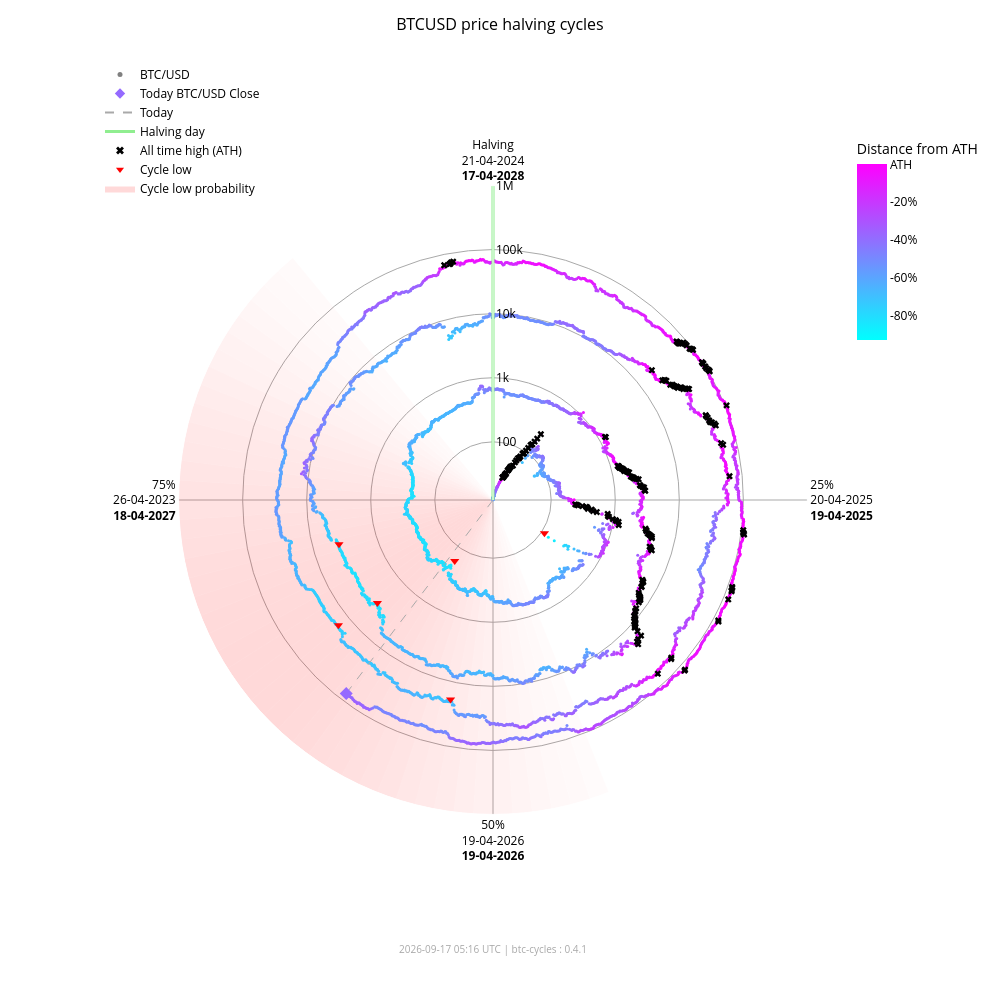

The code cell stored with this chart in its notebook:
### Markdown cell above
### Interactive chart (plotly)

### Code cell
fig_interactive = btc.plot(
    kind="interactive",
    from_date="2012-11-28",
)
# plotly config for interactivity
config = {"scrollZoom": True, "displayModeBar": True}
# display in notebook
fig_interactive.show(config=config)

### Figure 1 — Plotly figure (JSON) as saved in the notebook; plotly's stock layout.template omitted (floating-point values rounded to 4 significant figures; data arrays with more than 128 entries replaced by an {"elided": "..."} marker saying what was removed)
{"data": [{"fill": "toself", "fillcolor": "rgba(255,0,0,0.017168280509461755)", "hoverinfo": "skip", "line": {"width": 0}, "mode": "lines", "r": [12.35, 1000000, 1000000, 12.35, 12.35], "showlegend": false, "theta": [158.4, 158.4, 162.0, 162.0, 158.4], "type": "scatterpolar"}, {"fill": "toself", "fillcolor": "rgba(255,0,0,0.022114794501891175)", "hoverinfo": "skip", "line": {"width": 0}, "mode": "lines", "r": [12.35, 1000000, 1000000, 12.35, 12.35], "showlegend": false, "theta": [162.0, 162.0, 165.6, 165.6, 162.0], "type": "scatterpolar"}, {"fill": "toself", "fillcolor": "rgba(255,0,0,0.02790404259511669)", "hoverinfo": "skip", "line": {"width": 0}, "mode": "lines", "r": [12.35, 1000000, 1000000, 12.35, 12.35], "showlegend": false, "theta": [165.6, 165.6, 169.2, 169.2, 165.6], "type": "scatterpolar"}, {"fill": "toself", "fillcolor": "rgba(255,0,0,0.034518294852420334)", "hoverinfo": "skip", "line": {"width": 0}, "mode": "lines", "r": [12.35, 1000000, 1000000, 12.35, 12.35], "showlegend": false, "theta": [169.2, 169.2, 172.8, 172.8, 169.2], "type": "scatterpolar"}, {"fill": "toself", "fillcolor": "rgba(255,0,0,0.041901979682821514)", "hoverinfo": "skip", "line": {"width": 0}, "mode": "lines", "r": [12.35, 1000000, 1000000, 12.35, 12.35], "showlegend": false, "theta": [172.8, 172.8, 176.4, 176.4, 172.8], "type": "scatterpolar"}, {"fill": "toself", "fillcolor": "rgba(255,0,0,0.04996405861294358)", "hoverinfo": "skip", "line": {"width": 0}, "mode": "lines", "r": [12.35, 1000000, 1000000, 12.35, 12.35], "showlegend": false, "theta": [176.4, 176.4, 180.0, 180.0, 176.4], "type": "scatterpolar"}, {"fill": "toself", "fillcolor": "rgba(255,0,0,0.05858349692240514)", "hoverinfo": "skip", "line": {"width": 0}, "mode": "lines", "r": [12.35, 1000000, 1000000, 12.35, 12.35], "showlegend": false, "theta": [180.0, 180.0, 183.6, 183.6, 180.0], "type": "scatterpolar"}, {"fill": "toself", "fillcolor": "rgba(255,0,0,0.06761662035375064)", "hoverinfo": "skip", "line": {"width": 0}, "mode": "lines", "r": [12.35, 1000000, 1000000, 12.35, 12.35], "showlegend": false, "theta": [183.6, 183.6, 187.2, 187.2, 183.6], "type": "scatterpolar"}, {"fill": "toself", "fillcolor": "rgba(255,0,0,0.07690481219944661)", "hoverinfo": "skip", "line": {"width": 0}, "mode": "lines", "r": [12.35, 1000000, 1000000, 12.35, 12.35], "showlegend": false, "theta": [187.2, 187.2, 190.8, 190.8, 187.2], "type": "scatterpolar"}, {"fill": "toself", "fillcolor": "rgba(255,0,0,0.08628112000611096)", "hoverinfo": "skip", "line": {"width": 0}, "mode": "lines", "r": [12.35, 1000000, 1000000, 12.35, 12.35], "showlegend": false, "theta": [190.8, 190.8, 194.4, 194.4, 190.8], "type": "scatterpolar"}, {"fill": "toself", "fillcolor": "rgba(255,0,0,0.09557490841018089)", "hoverinfo": "skip", "line": {"width": 0}, "mode": "lines", "r": [12.35, 1000000, 1000000, 12.35, 12.35], "showlegend": false, "theta": [194.4, 194.4, 198.0, 198.0, 194.4], "type": "scatterpolar"}, {"fill": "toself", "fillcolor": "rgba(255,0,0,0.10461455782963762)", "hoverinfo": "skip", "line": {"width": 0}, "mode": "lines", "r": [12.35, 1000000, 1000000, 12.35, 12.35], "showlegend": false, "theta": [198.0, 198.0, 201.6, 201.6, 198.0], "type": "scatterpolar"}, {"fill": "toself", "fillcolor": "rgba(255,0,0,0.11322908719652829)", "hoverinfo": "skip", "line": {"width": 0}, "mode": "lines", "r": [12.35, 1000000, 1000000, 12.35, 12.35], "showlegend": false, "theta": [201.6, 201.6, 205.2, 205.2, 201.6], "type": "scatterpolar"}, {"fill": "toself", "fillcolor": "rgba(255,0,0,0.12125015337052986)", "hoverinfo": "skip", "line": {"width": 0}, "mode": "lines", "r": [12.35, 1000000, 1000000, 12.35, 12.35], "showlegend": false, "theta": [205.2, 205.2, 208.8, 208.8, 205.2], "type": "scatterpolar"}, {"fill": "toself", "fillcolor": "rgba(255,0,0,0.12851590515331976)", "hoverinfo": "skip", "line": {"width": 0}, "mode": "lines", "r": [12.35, 1000000, 1000000, 12.35, 12.35], "showlegend": false, "theta": [208.8, 208.8, 212.4, 212.4, 208.8], "type": "scatterpolar"}, {"fill": "toself", "fillcolor": "rgba(255,0,0,0.13487757461161184)", "hoverinfo": "skip", "line": {"width": 0}, "mode": "lines", "r": [12.35, 1000000, 1000000, 12.35, 12.35], "showlegend": false, "theta": [212.4, 212.4, 216.0, 216.0, 212.4], "type": "scatterpolar"}, {"fill": "toself", "fillcolor": "rgba(255,0,0,0.14020862181849592)", "hoverinfo": "skip", "line": {"width": 0}, "mode": "lines", "r": [12.35, 1000000, 1000000, 12.35, 12.35], "showlegend": false, "theta": [216.0, 216.0, 219.6, 219.6, 216.0], "type": "scatterpolar"}, {"fill": "toself", "fillcolor": "rgba(255,0,0,0.14441504950654527)", "hoverinfo": "skip", "line": {"width": 0}, "mode": "lines", "r": [12.35, 1000000, 1000000, 12.35, 12.35], "showlegend": false, "theta": [219.6, 219.6, 223.2, 223.2, 219.6], "type": "scatterpolar"}, {"fill": "toself", "fillcolor": "rgba(255,0,0,0.14744459351271713)", "hoverinfo": "skip", "line": {"width": 0}, "mode": "lines", "r": [12.35, 1000000, 1000000, 12.35, 12.35], "showlegend": false, "theta": [223.2, 223.2, 226.8, 226.8, 223.2], "type": "scatterpolar"}, {"fill": "toself", "fillcolor": "rgba(255,0,0,0.14929223192296423)", "hoverinfo": "skip", "line": {"width": 0}, "mode": "lines", "r": [12.35, 1000000, 1000000, 12.35, 12.35], "showlegend": false, "theta": [226.8, 226.8, 230.4, 230.4, 226.8], "type": "scatterpolar"}, {"fill": "toself", "fillcolor": "rgba(255,0,0,0.15)", "hoverinfo": "skip", "line": {"width": 0}, "mode": "lines", "r": [12.35, 1000000, 1000000, 12.35, 12.35], "showlegend": false, "theta": [230.4, 230.4, 234.0, 234.0, 230.4], "type": "scatterpolar"}, {"fill": "toself", "fillcolor": "rgba(255,0,0,0.14965033825231114)", "hoverinfo": "skip", "line": {"width": 0}, "mode": "lines", "r": [12.35, 1000000, 1000000, 12.35, 12.35], "showlegend": false, "theta": [234.0, 234.0, 237.6, 237.6, 234.0], "type": "scatterpolar"}, {"fill": "toself", "fillcolor": "rgba(255,0,0,0.14835378057909807)", "hoverinfo": "skip", "line": {"width": 0}, "mode": "lines", "r": [12.35, 1000000, 1000000, 12.35, 12.35], "showlegend": false, "theta": [237.6, 237.6, 241.2, 241.2, 237.6], "type": "scatterpolar"}, {"fill": "toself", "fillcolor": "rgba(255,0,0,0.14623322283554635)", "hoverinfo": "skip", "line": {"width": 0}, "mode": "lines", "r": [12.35, 1000000, 1000000, 12.35, 12.35], "showlegend": false, "theta": [241.2, 241.2, 244.8, 244.8, 241.2], "type": "scatterpolar"}, {"fill": "toself", "fillcolor": "rgba(255,0,0,0.1434078538226231)", "hoverinfo": "skip", "line": {"width": 0}, "mode": "lines", "r": [12.35, 1000000, 1000000, 12.35, 12.35], "showlegend": false, "theta": [244.8, 244.8, 248.4, 248.4, 244.8], "type": "scatterpolar"}, {"fill": "toself", "fillcolor": "rgba(255,0,0,0.13997983179373427)", "hoverinfo": "skip", "line": {"width": 0}, "mode": "lines", "r": [12.35, 1000000, 1000000, 12.35, 12.35], "showlegend": false, "theta": [248.4, 248.4, 252.0, 252.0, 248.4], "type": "scatterpolar"}, {"fill": "toself", "fillcolor": "rgba(255,0,0,0.13602598258454268)", "hoverinfo": "skip", "line": {"width": 0}, "mode": "lines", "r": [12.35, 1000000, 1000000, 12.35, 12.35], "showlegend": false, "theta": [252.0, 252.0, 255.6, 255.6, 252.0], "type": "scatterpolar"}, {"fill": "toself", "fillcolor": "rgba(255,0,0,0.13159547355344953)", "hoverinfo": "skip", "line": {"width": 0}, "mode": "lines", "r": [12.35, 1000000, 1000000, 12.35, 12.35], "showlegend": false, "theta": [255.6, 255.6, 259.2, 259.2, 255.6], "type": "scatterpolar"}, {"fill": "toself", "fillcolor": "rgba(255,0,0,0.12671301775492697)", "hoverinfo": "skip", "line": {"width": 0}, "mode": "lines", "r": [12.35, 1000000, 1000000, 12.35, 12.35], "showlegend": false, "theta": [259.2, 259.2, 262.8, 262.8, 259.2], "type": "scatterpolar"}, {"fill": "toself", "fillcolor": "rgba(255,0,0,0.12138610149219965)", "hoverinfo": "skip", "line": {"width": 0}, "mode": "lines", "r": [12.35, 1000000, 1000000, 12.35, 12.35], "showlegend": false, "theta": [262.8, 262.8, 266.4, 266.4, 262.8], "type": "scatterpolar"}, {"fill": "toself", "fillcolor": "rgba(255,0,0,0.1156142551644921)", "hoverinfo": "skip", "line": {"width": 0}, "mode": "lines", "r": [12.35, 1000000, 1000000, 12.35, 12.35], "showlegend": false, "theta": [266.4, 266.4, 270.0, 270.0, 266.4], "type": "scatterpolar"}, {"fill": "toself", "fillcolor": "rgba(255,0,0,0.10939851441251548)", "hoverinfo": "skip", "line": {"width": 0}, "mode": "lines", "r": [12.35, 1000000, 1000000, 12.35, 12.35], "showlegend": false, "theta": [270.0, 270.0, 273.6, 273.6, 270.0], "type": "scatterpolar"}, {"fill": "toself", "fillcolor": "rgba(255,0,0,0.10274974912946185)", "hoverinfo": "skip", "line": {"width": 0}, "mode": "lines", "r": [12.35, 1000000, 1000000, 12.35, 12.35], "showlegend": false, "theta": [273.6, 273.6, 277.2, 277.2, 273.6], "type": "scatterpolar"}, {"fill": "toself", "fillcolor": "rgba(255,0,0,0.09569517349791425)", "hoverinfo": "skip", "line": {"width": 0}, "mode": "lines", "r": [12.35, 1000000, 1000000, 12.35, 12.35], "showlegend": false, "theta": [277.2, 277.2, 280.8, 280.8, 277.2], "type": "scatterpolar"}, {"fill": "toself", "fillcolor": "rgba(255,0,0,0.08828282625646727)", "hoverinfo": "skip", "line": {"width": 0}, "mode": "lines", "r": [12.35, 1000000, 1000000, 12.35, 12.35], "showlegend": false, "theta": [280.8, 280.8, 284.4, 284.4, 280.8], "type": "scatterpolar"}, {"fill": "toself", "fillcolor": "rgba(255,0,0,0.08058400018765345)", "hoverinfo": "skip", "line": {"width": 0}, "mode": "lines", "r": [12.35, 1000000, 1000000, 12.35, 12.35], "showlegend": false, "theta": [284.4, 284.4, 288.0, 288.0, 284.4], "type": "scatterpolar"}, {"fill": "toself", "fillcolor": "rgba(255,0,0,0.07269354608292704)", "hoverinfo": "skip", "line": {"width": 0}, "mode": "lines", "r": [12.35, 1000000, 1000000, 12.35, 12.35], "showlegend": false, "theta": [288.0, 288.0, 291.6, 291.6, 288.0], "type": "scatterpolar"}, {"fill": "toself", "fillcolor": "rgba(255,0,0,0.06472784449068783)", "hoverinfo": "skip", "line": {"width": 0}, "mode": "lines", "r": [12.35, 1000000, 1000000, 12.35, 12.35], "showlegend": false, "theta": [291.6, 291.6, 295.2, 295.2, 291.6], "type": "scatterpolar"}, {"fill": "toself", "fillcolor": "rgba(255,0,0,0.05682021976743955)", "hoverinfo": "skip", "line": {"width": 0}, "mode": "lines", "r": [12.35, 1000000, 1000000, 12.35, 12.35], "showlegend": false, "theta": [295.2, 295.2, 298.8, 298.8, 295.2], "type": "scatterpolar"}, {"fill": "toself", "fillcolor": "rgba(255,0,0,0.04911378436707333)", "hoverinfo": "skip", "line": {"width": 0}, "mode": "lines", "r": [12.35, 1000000, 1000000, 12.35, 12.35], "showlegend": false, "theta": [298.8, 298.8, 302.4, 302.4, 298.8], "type": "scatterpolar"}, {"fill": "toself", "fillcolor": "rgba(255,0,0,0.04175213714896469)", "hoverinfo": "skip", "line": {"width": 0}, "mode": "lines", "r": [12.35, 1000000, 1000000, 12.35, 12.35], "showlegend": false, "theta": [302.4, 302.4, 306.0, 306.0, 302.4], "type": "scatterpolar"}, {"fill": "toself", "fillcolor": "rgba(255,0,0,0.034868865657538876)", "hoverinfo": "skip", "line": {"width": 0}, "mode": "lines", "r": [12.35, 1000000, 1000000, 12.35, 12.35], "showlegend": false, "theta": [306.0, 306.0, 309.6, 309.6, 306.0], "type": "scatterpolar"}, {"fill": "toself", "fillcolor": "rgba(255,0,0,0.02857722515334582)", "hoverinfo": "skip", "line": {"width": 0}, "mode": "lines", "r": [12.35, 1000000, 1000000, 12.35, 12.35], "showlegend": false, "theta": [309.6, 309.6, 313.2, 313.2, 309.6], "type": "scatterpolar"}, {"fill": "toself", "fillcolor": "rgba(255,0,0,0.022961515313555197)", "hoverinfo": "skip", "line": {"width": 0}, "mode": "lines", "r": [12.35, 1000000, 1000000, 12.35, 12.35], "showlegend": false, "theta": [313.2, 313.2, 316.8, 316.8, 313.2], "type": "scatterpolar"}, {"fill": "toself", "fillcolor": "rgba(255,0,0,0.01807146942917362)", "hoverinfo": "skip", "line": {"width": 0}, "mode": "lines", "r": [12.35, 1000000, 1000000, 12.35, 12.35], "showlegend": false, "theta": [316.8, 316.8, 320.4, 320.4, 316.8], "type": "scatterpolar"}, {"hoverinfo": "text", "marker": {"color": {"elided": "5042 str values"}, "size": 3}, "mode": "markers", "r": {"elided": "5042 float values"}, "showlegend": false, "text": {"elided": "5042 str values"}, "theta": {"elided": "5042 float values"}, "type": "scatterpolar"}, {"hoverinfo": "skip", "line": {"color": "lightgreen", "width": 3}, "mode": "lines", "r": [12.35, 1000000], "showlegend": false, "theta": [0, 0], "type": "scatterpolar"}, {"hoverinfo": "skip", "line": {"color": "darkgrey", "dash": "dash", "width": 1}, "mode": "lines", "r": [12.35, 76390.0], "showlegend": false, "theta": [217.2, 217.2], "type": "scatterpolar"}, {"hoverinfo": "text", "marker": {"color": "#956aff", "size": 10, "symbol": "diamond"}, "mode": "markers", "r": [76390.0], "showlegend": false, "text": ["Today<br>Date: 2026-09-17<br>Price: $76,385.56"], "theta": [217.2], "type": "scatterpolar"}, {"hoverinfo": "text", "marker": {"color": "black", "size": 6, "symbol": "x"}, "mode": "markers", "r": {"elided": "195 float values"}, "showlegend": false, "text": {"elided": "195 str values"}, "theta": {"elided": "195 float values"}, "type": "scatterpolar"}, {"hoverinfo": "text", "marker": {"color": "red", "size": 8, "symbol": "triangle-down"}, "mode": "markers", "r": [111.6, 164.9, 3233.0, 3925.0, 18950.0, 15760.0], "showlegend": false, "text": ["Cycle Low<br>Date: 2014-02-21<br>Price: $111.56<br>ATH distance: -91.0%", "Cycle Low<br>Date: 2015-01-14<br>Price: $164.92<br>ATH distance: -86.7%", "Cycle Low<br>Date: 2018-12-15<br>Price: $3,232.51<br>ATH distance: -83.3%", "Cycle Low<br>Date: 2019-03-25<br>Price: $3,924.55<br>ATH distance: -79.7%", "Cycle Low<br>Date: 2022-06-18<br>Price: $18,954.25<br>ATH distance: -71.9%", "Cycle Low<br>Date: 2022-11-21<br>Price: $15,760.19<br>ATH distance: -76.7%"], "theta": [122.8, 212.1, 228.3, 254.0, 192.0, 231.0], "type": "scatterpolar"}, {"marker": {"color": "grey", "size": 5}, "mode": "markers", "name": "BTC/USD", "r": [null], "theta": [null], "type": "scatterpolar"}, {"marker": {"color": "#956aff", "size": 8, "symbol": "diamond"}, "mode": "markers", "name": "Today BTC/USD Close", "r": [null], "theta": [null], "type": "scatterpolar"}, {"line": {"color": "darkgrey", "dash": "dash"}, "mode": "lines", "name": "Today", "r": [null], "theta": [null], "type": "scatterpolar"}, {"line": {"color": "lightgreen", "width": 3}, "mode": "lines", "name": "Halving day", "r": [null], "theta": [null], "type": "scatterpolar"}, {"marker": {"color": "black", "size": 7, "symbol": "x"}, "mode": "markers", "name": "All time high (ATH)", "r": [null], "theta": [null], "type": "scatterpolar"}, {"marker": {"color": "red", "size": 7, "symbol": "triangle-down"}, "mode": "markers", "name": "Cycle low", "r": [null], "theta": [null], "type": "scatterpolar"}, {"fill": "toself", "fillcolor": "rgba(255,0,0,0.15)", "line": {"width": 0}, "mode": "lines", "name": "Cycle low probability", "r": [null], "theta": [null], "type": "scatterpolar"}, {"hoverinfo": "skip", "marker": {"cmax": 0, "cmin": -0.9307, "color": [0], "colorbar": {"len": 0.25, "ticktext": ["ATH", "-20%", "-40%", "-60%", "-80%", "-100%"], "tickvals": [0, -0.2, -0.4, -0.6, -0.8, -1.0], "title": {"text": "Distance from ATH"}, "x": 0.95, "y": 0.92, "yanchor": "top"}, "colorscale": {"elided": "256x2 mixed values"}, "showscale": true, "size": 0}, "mode": "markers", "r": [null], "showlegend": false, "theta": [null], "type": "scatterpolar"}], "layout": {"annotations": [{"font": {"color": "darkgrey", "size": 10}, "showarrow": false, "text": "2026-09-17 05:16 UTC | btc-cycles : 0.4.1", "x": 0.5, "xref": "paper", "y": -0.02, "yref": "paper"}], "font": {"color": "black"}, "height": 1000, "legend": {"bgcolor": "rgba(0,0,0,0)", "font": {"color": "black"}, "x": 0.0, "y": 1.0}, "margin": {"b": 60, "l": 100, "r": 80, "t": 60}, "paper_bgcolor": "white", "plot_bgcolor": "white", "polar": {"angularaxis": {"color": "black", "direction": "clockwise", "gridcolor": "darkgrey", "rotation": 90, "ticktext": ["Halving<br>21-04-2024<br><b>17-04-2028</b>", "25%<br>20-04-2025<br><b>19-04-2025</b>", "50%<br>19-04-2026<br><b>19-04-2026</b>", "75%<br>26-04-2023<br><b>18-04-2027</b>"], "tickvals": [0, 90, 180, 270]}, "bgcolor": "white", "domain": {"x": [0.1, 0.9], "y": [0.05, 0.95]}, "radialaxis": {"angle": 90, "color": "black", "gridcolor": "darkgrey", "range": [1.092, 6.0], "tickangle": 90, "ticktext": ["100", "1k", "10k", "100k", "1M"], "tickvals": [100, 1000, 10000, 100000, 1000000], "type": "log"}}, "title": {"font": {"color": "black", "size": 16}, "text": "BTCUSD price halving cycles", "x": 0.5}, "width": 1000}}
